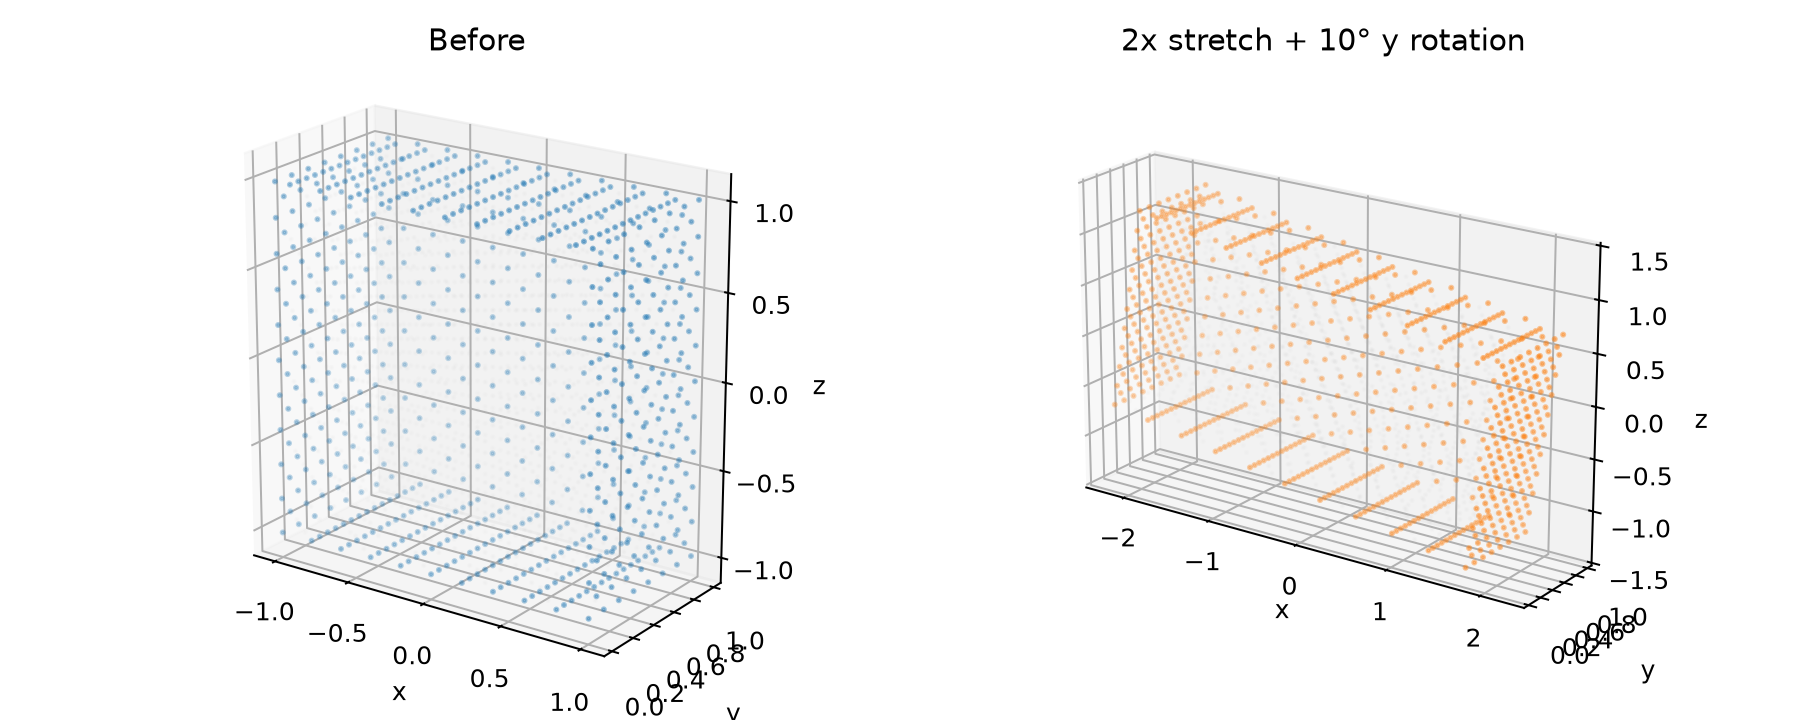

Python code for this plot:
"""Stretch a structured half-cube, rotate it, and check its derivatives."""

from pathlib import Path

import jax
import matplotlib.pyplot as plt
import numpy as np

from idwarp_jax.vol_warper import build_volume_pts_func

# Change these two settings to select precision and hardware.
DTYPE = "f32"  # "f32" or "f64"
DEVICE = "cpu"  # "cpu" or "gpu"


def make_half_cube(nx=20, ny=14, nz=20, dtype=np.float32):
    """Return 5,600 structured cells plus their wall/symmetry faces."""
    x = np.linspace(-1.0, 1.0, nx + 1, dtype=dtype)
    y = np.linspace(0.0, 1.0, ny + 1, dtype=dtype)
    z = np.linspace(-1.0, 1.0, nz + 1, dtype=dtype)
    xyz = np.meshgrid(x, y, z, indexing="ij")
    points = np.stack(xyz, axis=-1).reshape(-1, 3)
    node = np.arange(len(points)).reshape(nx + 1, ny + 1, nz + 1)
    faces, face_types = [], []

    def add(ids, face_type=1):
        faces.append(ids)
        face_types.append(face_type)

    for j in range(ny):
        for k in range(nz):
            add([node[0, j, k], node[0, j, k + 1],
                 node[0, j + 1, k + 1], node[0, j + 1, k]])
            add([node[nx, j, k], node[nx, j + 1, k],
                 node[nx, j + 1, k + 1], node[nx, j, k + 1]])
    for i in range(nx):
        for k in range(nz):
            add([node[i, ny, k], node[i, ny, k + 1],
                 node[i + 1, ny, k + 1], node[i + 1, ny, k]])
            add([node[i, 0, k], node[i + 1, 0, k],
                 node[i + 1, 0, k + 1], node[i, 0, k + 1]], 2)
    for i in range(nx):
        for j in range(ny):
            add([node[i, j, 0], node[i, j + 1, 0],
                 node[i + 1, j + 1, 0], node[i + 1, j, 0]])
            add([node[i, j, nz], node[i + 1, j, nz],
                 node[i + 1, j + 1, nz], node[i, j + 1, nz]])

    return {
        "points": points,
        "faces": {
            "points": np.asarray(faces, dtype=np.int32),
            "type": np.asarray(face_types, dtype=np.int32),
        },
    }


def plot_state(axis, points, wall_ids, title, color):
    axis.scatter(*points[::4].T, s=1, c="0.75", alpha=0.25)
    axis.scatter(*points[wall_ids][::2].T, s=2, c=color, alpha=0.7)
    axis.set(title=title, xlabel="x", ylabel="y", zlabel="z")
    axis.set_box_aspect(np.maximum(np.ptp(points, axis=0), 1.0e-12))
    axis.view_init(elev=20, azim=-55)


def main():
    if DTYPE not in {"f32", "f64"} or DEVICE not in {"cpu", "gpu"}:
        raise ValueError("DTYPE must be f32/f64 and DEVICE must be cpu/gpu")
    jax.config.update("jax_enable_x64", DTYPE == "f64")
    dtype = np.float64 if DTYPE == "f64" else np.float32
    try:
        device = jax.devices(DEVICE)[0]
    except RuntimeError as error:
        raise RuntimeError(f"No JAX {DEVICE} device is available") from error

    mesh = make_half_cube(dtype=dtype)
    compute, compute_vjp, aux = build_volume_pts_func(
        mesh, mesh["points"], device, return_aux=True,
        print_timings=True, progress=False,
    )
    surface = aux["wall_points"].copy()
    surface[:, 0] *= 2.0
    flow = {"pitch": np.asarray(10.0, dtype=dtype)}
    deformed = compute(surface, flow)

    rng = np.random.default_rng(7)
    direction = rng.normal(scale=0.1, size=surface.shape).astype(dtype)
    seed = rng.normal(size=deformed.shape).astype(dtype)
    seed /= np.linalg.norm(seed)
    d_pitch = dtype(1.0)
    step = dtype(2.0e-3 if DTYPE == "f32" else 1.0e-5)
    plus = compute(surface + step * direction,
                   {"pitch": flow["pitch"] + step * d_pitch})
    minus = compute(surface - step * direction,
                    {"pitch": flow["pitch"] - step * d_pitch})
    finite_difference = (plus - minus) / (2.0 * step)
    d_surface, d_flow = compute_vjp(surface, flow, seed)
    forward = np.vdot(seed, finite_difference)
    reverse = np.vdot(d_surface, direction) + d_flow["pitch"] * d_pitch
    relative_error = abs(forward - reverse) / max(abs(forward), abs(reverse))

    print(f"device={device.platform}, dtype={deformed.dtype}")
    print(f"cells=5,600, points={len(mesh['points']):,}")
    print(f"derivative relative error={relative_error:.3e}")

    figure = plt.figure(figsize=(10, 4))
    before = figure.add_subplot(121, projection="3d")
    after = figure.add_subplot(122, projection="3d")
    plot_state(before, mesh["points"], aux["wall_ids"], "Before", "C0")
    plot_state(after, deformed, aux["wall_ids"], "2x stretch + 10° y rotation", "C1")
    output = Path(__file__).with_name("cube_stretch.png")
    figure.tight_layout()
    figure.savefig(output, dpi=180)
    print(f"saved {output}")


if __name__ == "__main__":
    main()
